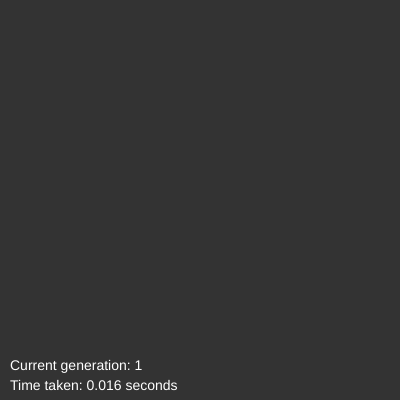
Frame 1 (no input)
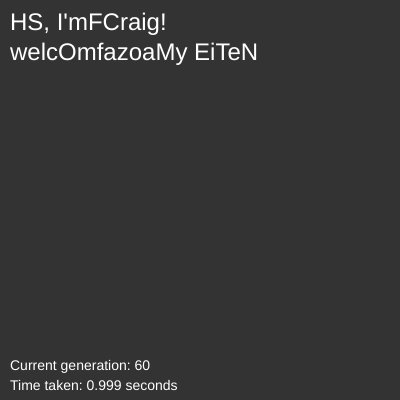
Frame 60 (no input)
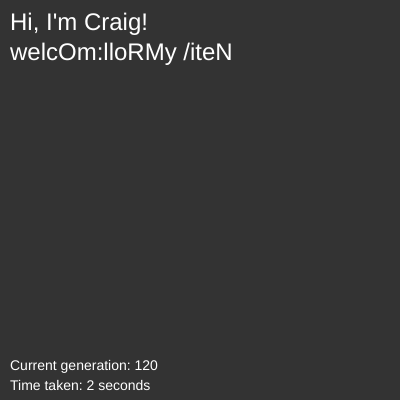
Frame 120 (the mouse pressed at the canvas centre since frame 60)

The p5.js sketch that drew these frames (run headless with seeded random() and noise() and a simulated clock; from frame 60 on, the mouse is pressed at the canvas centre):

// p5.js sketch
// ── sketch.js
let width, height;
let header, body;
let start_time;
let draw_best_header, draw_best_body;
function setup() {
  width = 400;
  height = 400;
  var x = (windowWidth - width) / 2;
  var y = (windowHeight - height) / 2;
  const cnv = createCanvas(width, height);
  cnv.position(x, y);
  init();
}

function init() {
  const mutation_rate = 0.01;
  const population_size = 200;
  header = new Population("Hi, I'm Craig!", mutation_rate, population_size);
  body = new Population("Welcome to my site.", mutation_rate, population_size);
  start_time = Date.now();
}
 
function draw() {
  background(51);
  header.evolve();
  body.evolve();
  textSize(24);
  fill(255);
  if(frameCount % 5 === 0)  {
    draw_best_header = header.best;
    draw_best_body = body.best;
  }
  if (header.finished) draw_best_header = header.best;
  if (body.finished) draw_best_body = body.best;

  text(draw_best_header, 10, 30);
  text(draw_best_body, 10, 60);

  textSize(14);

  text(`Current generation: ${frameCount}`, 10, height - 30);
  text(`Time taken: ${(Date.now() - start_time) / 1000} seconds`, 10, height - 10)
  if (header.finished && body.finished) noLoop();
}


// ── dna.js
class DNA {
 constructor(target_length, child = false) {
  this.target_length = target_length;
  this.slice_point = ceil(random(0, this.target_length));
  this.genes = [];
  this.fitness = 0;
  this.possible_characters = 'ABCDEFGHIJKLMNOPQRSTUVWXYZabcdefghijklmnopqrstuvwxyz0123456789\'.!?,:;/@\\ ';
  if (!child) {
    for ( var i = 0; i < target_length; i++ ) {
      const char = this.generateRandomChar();
      this.genes.push(char);
    }
  }
 }

 generateRandomChar() {
    return this.possible_characters.charAt(floor(random(0, this.possible_characters.length)));
 }

 calculate_fitness(target) {
   let score = 0;
   for (let i = 0; i < this.genes.length; i++) {
     const this_ascii = this.genes[i].charCodeAt(0);
     const target_ascii = target.charCodeAt(i);
    if(this_ascii === target_ascii) score++;
    else if(this_ascii > 65 && this_ascii <=122 && (this_ascii - target_ascii === 32 || this_ascii - target_ascii === -32 )) score += 0.5;
   }
   this.fitness = score / target.length;
 }

 breedWith(parent_b) {
  const child = new DNA(this.target_length, true);
  for (let i = 0; i < this.target_length; i++) {
    if (i < this.slice_point) child.genes[i] = this.genes[i];
    else child.genes[i] = parent_b.genes[i];
  }
  return child;
 }

 mutate(mutation_rate) {
  for (let i = 0; i < this.genes.length; i++) {
    const random_num = random(0,1);
    if (random_num < mutation_rate) {
      this.genes[i] = this.generateRandomChar();
    }
  }
 }
}
// ── population.js
class Population {
  constructor(target, rate = 0.01, num_ind = 200) {

    this.generation = 0;
    this.finished = false;
    this.target = target;
    this.mutation_rate = rate;
    this.perfect_score = 1;
    this.num_individuals = num_ind;
    this.best = '';

    this.individuals = [];
    for (let i = 0; i < this.num_individuals; i++) {
      this.individuals[i] = new DNA(this.target.length);
    }

    this.mating_pool = [];
  }

  evolve() {
    if (!this.finished) {
      this.calculate_fitness();
      this.natural_selection();
      this.generate();
    }
    // this.evaluate();
  }

  // Calculate Fitness
  calculate_fitness() {
    for (let i = 0; i < this.individuals.length; i++) {
      this.individuals[i].calculate_fitness(this.target);
    }
  }
  // Generate mating pool
  natural_selection() {
    this.mating_pool = [];
    let max_fitness = 0;
    for (let i = 0; i < this.individuals.length; i++) {
      if (this.individuals[i].fitness > max_fitness) {
        max_fitness = this.individuals[i].fitness;
        this.best = this.individuals[i].genes.join('');
        if (this.best === this.target) this.finished = true;
      }
    }

    for (let i = 0; i < this.individuals.length; i++) {
      // Normalize the individuals fitness and inject a proportional number of the individuals into the mating pool
      const fitness = map(this.individuals[i].fitness, 0, max_fitness, 0, 1);
      const n = floor(fitness * 100);
      for (let j = 0; j < n; j++) {
        this.mating_pool.push(this.individuals[i])
      }
    }

  }
  // Create next generation
  generate() {
    for (let i = 0; i < this.individuals.length; i++) {
      const a = floor(random(0, this.mating_pool.length));
      const b = floor(random(0, this.mating_pool.length));
      const parent_a = this.mating_pool[a];
      const parent_b = this.mating_pool[b];
      const child = parent_a.breedWith(parent_b);
      child.mutate(this.mutation_rate);
      this.individuals[i] = child;
    }
    this.generation++;
  }
}
